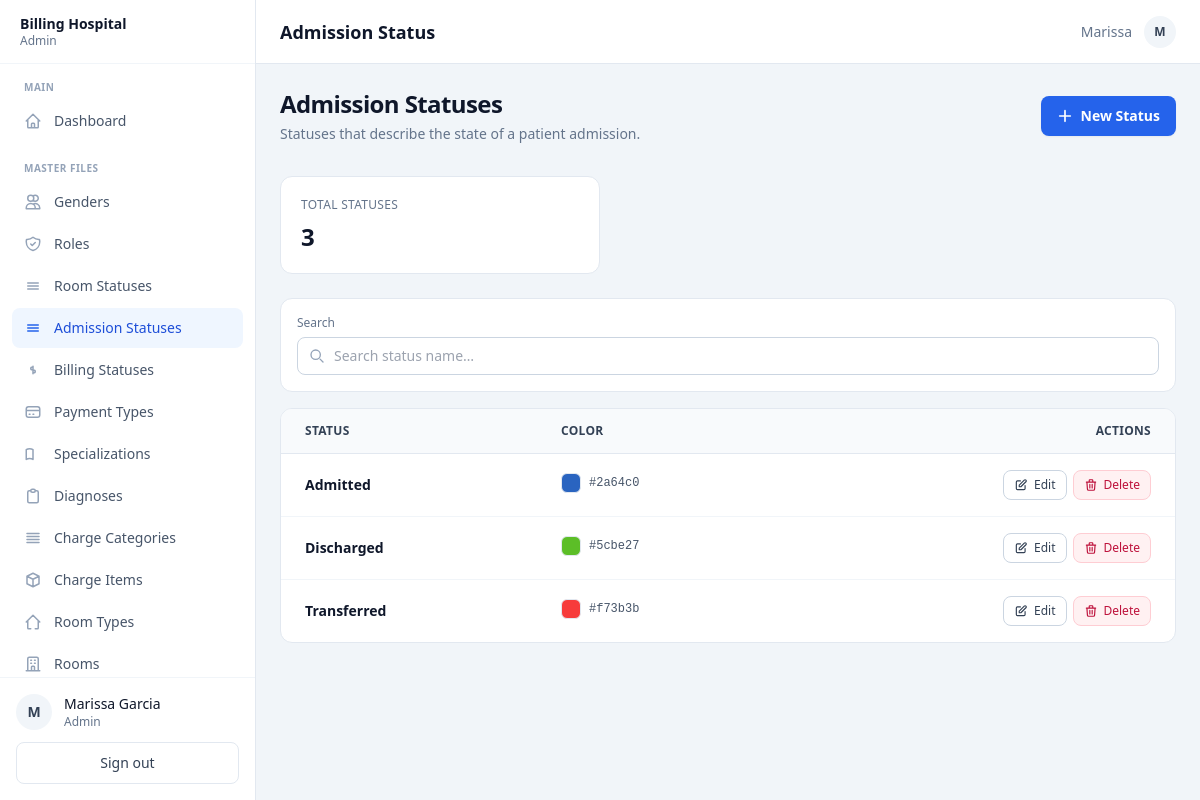
The app's page /index.php?page=admission-status (signed in) with its own data.
### tables this page shows
CREATE TABLE `admission_status` (
  `status_id` int(11) NOT NULL,
  `status_name` varchar(50) NOT NULL,
  `color_code` varchar(20) DEFAULT NULL
);

### index.php (called while the page is built, shortened)
<?php
$currentUser = $_SESSION['user'];
$roleId      = (int)$currentUser['role_id'];
$layout = match ($roleId) {
    1 => 'admin',
    2 => 'doctor',
    3 => 'nurse',
    4 => 'cashier',
    default => 'admin',
};
require __DIR__ . '/views/layouts/' . $layout . '.php';

### controllers/AdmissionStatusController.php (called while the page is built, shortened)
<?php
class AdmissionStatusController
{
    private PDO $pdo;
    public function __construct(PDO $pdo) { $this->pdo = $pdo; }
    public function getAll(): array
    {
        return $this->pdo->query(
            'SELECT status_id, status_name, color_code
             FROM `admission_status`
             ORDER BY status_id'
        )->fetchAll();
    }
}

### views/admin/admission-status.php (the view, shortened to what this page needs)
<?php
require_once __DIR__ . '/../../controllers/AdmissionStatusController.php';
$statuses = (new AdmissionStatusController($pdo))->getAll();
$totalStatuses = count($statuses);
?>
<div class="mb-8 flex flex-col sm:flex-row sm:items-center sm:justify-between gap-4">
    <div>
        <h1 class="text-2xl font-bold text-slate-900 tracking-tight">Admission Statuses</h1>
        <p class="mt-1 text-sm text-slate-500">Statuses that describe the state of a patient admission.</p>
    </div>
    <button type="button" id="openCreateBtn"
            class="inline-flex items-center justify-center gap-2 rounded-lg bg-blue-600 px-4 py-2.5 text-sm font-semibold text-white shadow-sm hover:bg-blue-700">
        <svg class="w-4 h-4" fill="none" viewBox="0 0 24 24" stroke="currentColor" stroke-width="2.5">
            <path stroke-linecap="round" stroke-linejoin="round" d="M12 4v16m8-8H4"/>
        </svg>
        New Status
    </button>
</div>
<div class="bg-white rounded-xl border border-slate-200 p-5 mb-6 max-w-xs">
    <p class="text-xs font-medium text-slate-500 uppercase tracking-wide">Total Statuses</p>
    <p class="mt-2 text-2xl font-bold text-slate-900"><?= $totalStatuses ?></p>
</div>
<div class="bg-white rounded-xl border border-slate-200 p-4 mb-4">
    <div class="flex flex-col sm:flex-row sm:items-end gap-3">
        <div class="flex-1">
            <label class="block text-xs font-medium text-slate-500 mb-1.5">Search</label>
            <div class="relative">
                <input type="text" id="filterSearch" placeholder="Search status name…"
                       class="w-full rounded-lg border border-slate-300 pl-9 pr-3 py-2 text-sm
                              focus:outline-none focus:ring-2 focus:ring-blue-500 focus:border-blue-500">
            </div>
        </div>
    </div>
</div>
<div class="bg-white rounded-xl border border-slate-200 overflow-hidden">
    <div class="overflow-x-auto">
        <table class="min-w-full text-sm">
            <thead class="bg-slate-50 border-b border-slate-200">
                <tr>
                    <th class="text-left px-6 py-3.5 font-semibold text-slate-700 text-xs uppercase tracking-wide">Status</th>
                    <th class="text-left px-6 py-3.5 font-semibold text-slate-700 text-xs uppercase tracking-wide">Color</th>
                    <th class="text-right px-6 py-3.5 font-semibold text-slate-700 text-xs uppercase tracking-wide">Actions</th>
                </tr>
            </thead>
            <tbody class="divide-y divide-slate-100">
                <?php foreach ($statuses as $s): ?>
                    <tr class="hover:bg-slate-50 admission-status-row"
                        data-search="<?= htmlspecialchars(strtolower($s['status_name'] . ' ' . ($s['color_code'] ?? ''))) ?>">
                        <td class="px-6 py-4">
                            <p class="font-semibold text-slate-900"><?= htmlspecialchars($s['status_name']) ?></p>
                        </td>
                        <td class="px-6 py-4">
                            <?php if (!empty($s['color_code'])): ?>
                                <div class="inline-flex items-center gap-2">
                                    <span class="w-5 h-5 rounded-md border border-slate-200" style="background-color: <?= htmlspecialchars($s['color_code']) ?>"></span>
                                    <code class="text-xs text-slate-600 font-mono"><?= htmlspecialchars($s['color_code']) ?></code>
                                </div>
                            <?php else: ?>
                                <span class="text-xs text-slate-400">—</span>
                            <?php endif; ?>
                        </td>
                        <td class="px-6 py-4 text-right whitespace-nowrap">
                            <div class="inline-flex items-center gap-1.5">
                                <button type="button"
                                        class="edit-btn inline-flex items-center gap-1.5 rounded-lg border border-slate-300 bg-white px-2.5 py-1.5 text-xs font-medium text-slate-700 hover:bg-slate-50 hover:border-slate-400"
                                        data-status='<?= htmlspecialchars(json_encode($s), ENT_QUOTES, "UTF-8") ?>'>
                                    <svg class="w-3.5 h-3.5" fill="none" viewBox="0 0 24 24" stroke="currentColor" stroke-width="2">
                                        <path stroke-linecap="round" stroke-linejoin="round" d="M11 5H6a2 2 0 00-2 2v11a2 2 0 002 2h11a2 2 0 002-2v-5m-1.414-9.414a2 2 0 112.828 2.828L11.828 15H9v-2.828l8.586-8.586z"/>
                                    </svg>
                                    Edit
                                </button>
                                <button type="button"
                                        class="delete-btn inline-flex items-center gap-1.5 rounded-lg border border-rose-200 bg-rose-50 px-2.5 py-1.5 text-xs font-medium text-rose-700 hover:bg-rose-100 hover:border-rose-300"
                                        data-status-id="<?= (int)$s['status_id'] ?>"
                                        data-status-name="<?= htmlspecialchars($s['status_name']) ?>">
                                    <svg class="w-3.5 h-3.5" fill="none" viewBox="0 0 24 24" stroke="currentColor" stroke-width="2">
                                        <path stroke-linecap="round" stroke-linejoin="round" d="M19 7l-.867 12.142A2 2 0 0116.138 21H7.862a2 2 0 01-1.995-1.858L5 7m5 4v6m4-6v6m1-10V4a1 1 0 00-1-1h-4a1 1 0 00-1 1v3M4 7h16"/>
                                    </svg>
                                    Delete
                                </button>
                            </div>
                        </td>
                    </tr>
                <?php endforeach; ?>
            </tbody>
        </table>
    </div>
</div>

### records on screen
admission_status: status_name "Admitted", color_code "#2a64c0"
admission_status: status_name "Discharged", color_code "#5cbe27"
admission_status: status_name "Transferred", color_code "#f73b3b"

### other values on screen
$currentUser['role_name'] "Admin"
$sectionName "MAIN"
$item['label'] "Dashboard"
$sectionName "MASTER FILES"
$item['label'] "Genders"
$item['label'] "Roles"
$item['label'] "Room Statuses"
$item['label'] "Admission Statuses"
$item['label'] "Billing Statuses"
$item['label'] "Payment Types"
$item['label'] "Specializations"
$item['label'] "Diagnoses"
$item['label'] "Charge Categories"
$item['label'] "Charge Items"
$item['label'] "Room Types"
